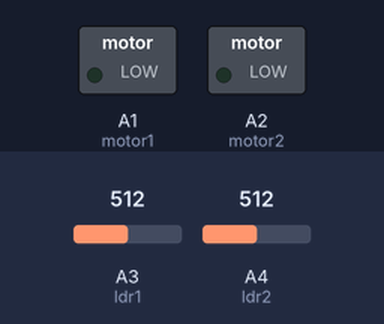
The sketch below on a simulated Arduino Uno, built with avr-gcc and run on an emulated ATmega328P. Shown: switched loads named in the sketch (green lamp = pin HIGH). Inputs (shaded band) come from the test bench; at power-on: A3 (ldr1) = 512, A4 (ldr2) = 512.

Above: at 1.2 s.
1.3 s: A3 (ldr1) set to 517
At 4.27 s:
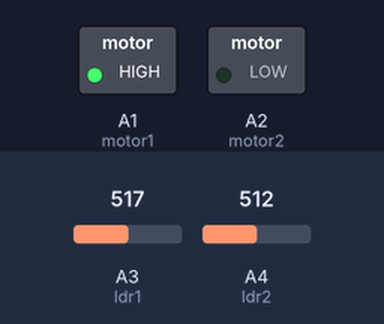
4.3 s: A4 (ldr2) set to 517
At 5.5 s:
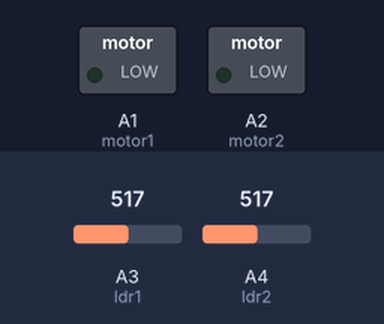
5.8 s: A4 (ldr2) set to 716
At 6.6 s:
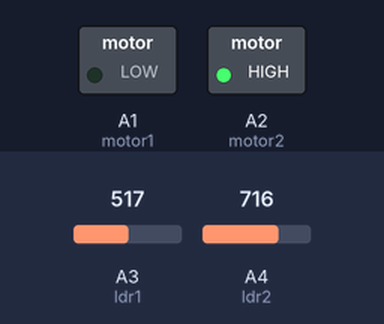
7.3 s: A4 (ldr2) set to 452
10.3 s: A4 (ldr2) set to 426
At 11.6 s:
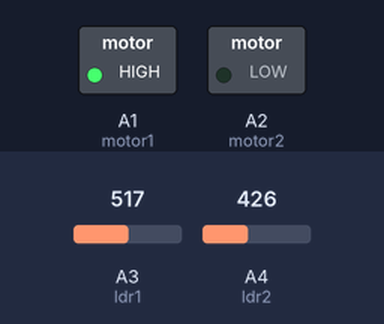
12.3 s: A4 (ldr2) set to 900
At 12.6 s:
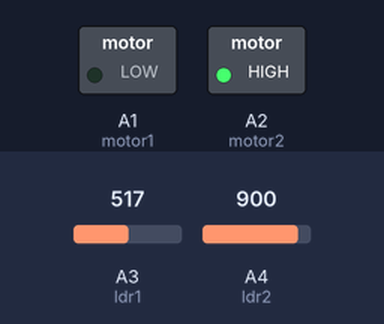
Timing chart, 0 to 14.8 s (numbered marks = the images above; inputs shaded):
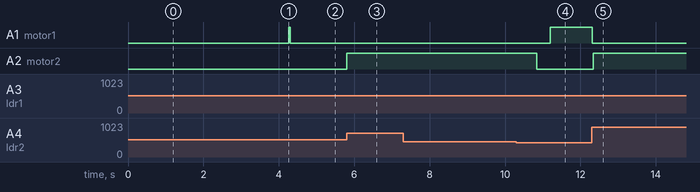

The sketch:

PID_Arduino.ino
```cpp
float Kp = 1.2;
float Ki = 0.05;
float Kd = 0.1;

int velo = 50;
int ldr1 = A3;
int ldr2 = A4;
int motor1 = A1;
int motor2 = A2;

int err = 0, errAnterior = 0;
float somaErro = 0;
float pid = 0;
int x1 = 0, x2 = 0;

void funcPid(int v1, int v2){
  int leitura1 = v1;
  int leitura2 = v2;
  err = leitura1 - leitura2;
  somaErro += err;
  int derivada = err - errAnterior;
  pid = (Kp * err) + (Ki * somaErro) + (Kd * derivada);
  x1 = velo + pid;
  x2 = velo - pid;
  x1 = constrain(x1, 0, 255);
  x2 = constrain(x2, 0, 255);
  analogWrite(motor1, x1);
  analogWrite(motor2, x2);
  errAnterior = err;
}

void setup() {
  pinMode(ldr1, INPUT);
  pinMode(ldr2, INPUT);
  pinMode(motor1, OUTPUT);
  pinMode(motor2, OUTPUT);
  Serial.begin(9600);
}

void loop() {
  funcPid(analogRead(ldr1), analogRead(ldr2));
  delay(10);
}
```

Measured:
- the behaviour switches between 516 and 517 on A3 (ldr1) (found by bisection; images 0 and 1)
- the behaviour switches between 516 and 517 on A4 (ldr2) (found by bisection; images 1 and 2)
- the behaviour switches between 435 and 434 on A4 (ldr2) (found by bisection; images 3 and 4)
- after the input at 1.3 s, A1 (motor1): LOW → HIGH after 3.0 s
- after the input at 4.3 s, A1 (motor1): HIGH → LOW at once
- after the input at 5.8 s, A2 (motor2): LOW → HIGH at once
- after the input at 7.3 s, every drawn part: stays the same
- after the input at 10.3 s, A1 (motor1): LOW → HIGH after 0.90 s instead of 1.4 s; A2 (motor2): HIGH → LOW after 0.54 s instead of 0.86 s
- after the input at 12.3 s, A1 (motor1): HIGH → LOW at once; A2 (motor2): LOW → HIGH at once
